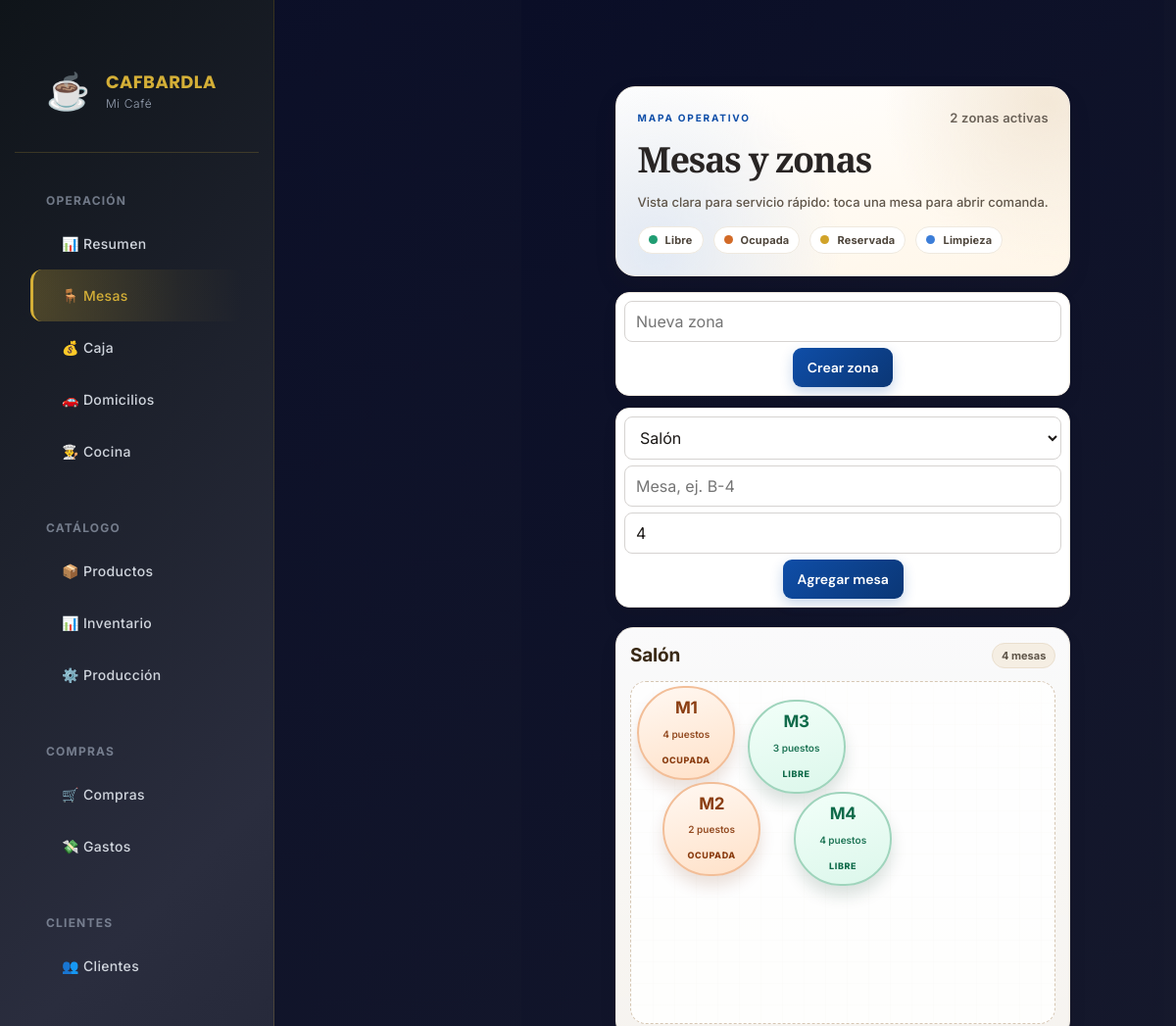
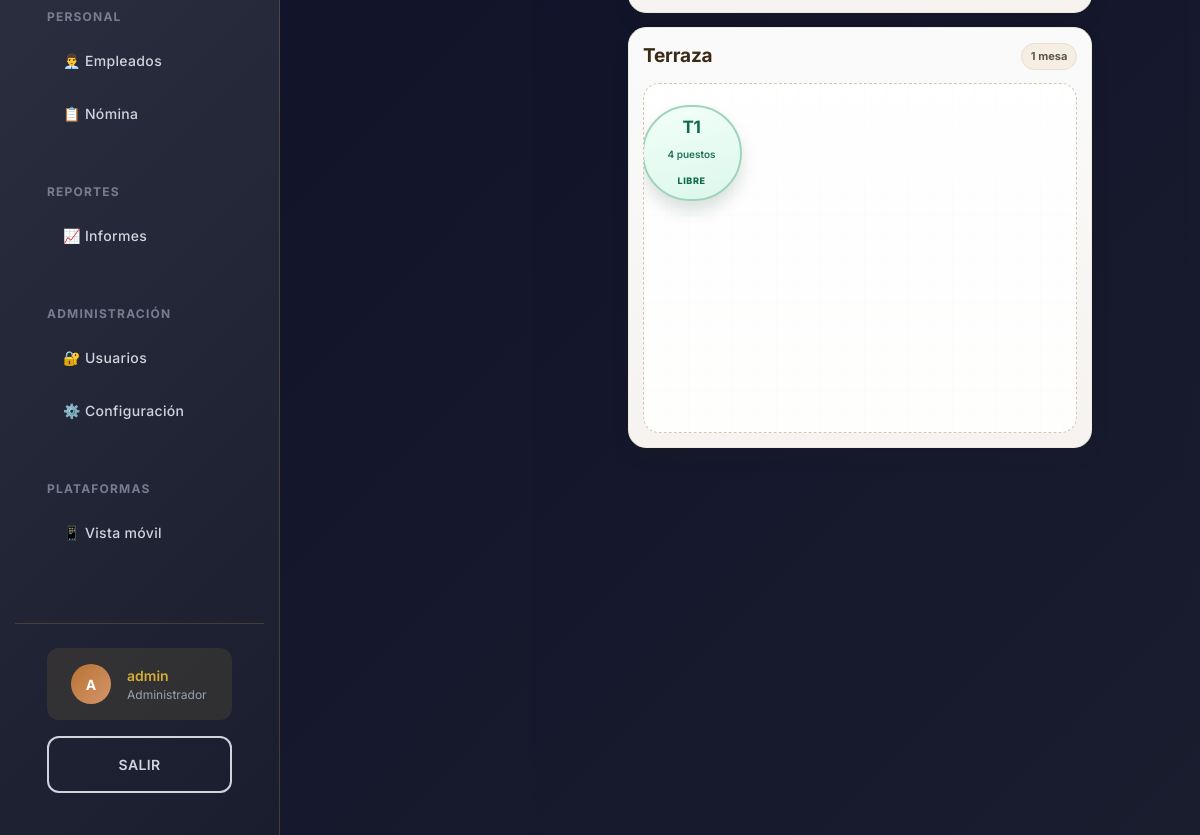
/mesas (signed in), run on the app's committed database (2 pictures, top to bottom).
### app/models.py (models this page shows)
class Empresa(Base):
    __tablename__ = "empresas"
    id: Mapped[int] = mapped_column(primary_key=True)
    nombre: Mapped[str] = mapped_column(String(120))
    nit: Mapped[Optional[str]] = mapped_column(String(30), nullable=True)
    logo_url: Mapped[Optional[str]] = mapped_column(String(255), nullable=True)
    color_primario: Mapped[str] = mapped_column(String(7), default="#b45309")
    color_secundario: Mapped[str] = mapped_column(String(7), default="#fef3c7")
    moneda: Mapped[str] = mapped_column(String(5), default="COP")
    direccion: Mapped[Optional[str]] = mapped_column(String(180), nullable=True)
    telefono: Mapped[Optional[str]] = mapped_column(String(50), nullable=True)
    prefijo_factura: Mapped[str] = mapped_column(String(12), default="POS")
    consecutivo_factura: Mapped[int] = mapped_column(Integer, default=1)
    impuesto_porcentaje: Mapped[Decimal] = mapped_column(Numeric(6,3), default=0)
    tipo_persona: Mapped[str] = mapped_column(String(20), default="juridica")
    tipo_sociedad: Mapped[Optional[str]] = mapped_column(String(30), nullable=True)
    regimen_tributario: Mapped[str] = mapped_column(String(30), default="ordinario")
    facturador_electronico: Mapped[bool] = mapped_column(Boolean, default=False)
    proveedor_tecnologico: Mapped[Optional[str]] = mapped_column(String(100), nullable=True)
    modo_electronico: Mapped[str] = mapped_column(String(15), default="pruebas")
    prefijo_nomina: Mapped[str] = mapped_column(String(12), default="NE")
    consecutivo_nomina: Mapped[int] = mapped_column(Integer, default=1)
    software_nomina_id: Mapped[Optional[str]] = mapped_column(String(120), nullable=True)

class Zona(Base):
    __tablename__ = "zonas"
    id: Mapped[int] = mapped_column(primary_key=True)
    empresa_id: Mapped[int] = mapped_column(ForeignKey("empresas.id"), default=1)
    nombre: Mapped[str] = mapped_column(String(80))
    orden: Mapped[int] = mapped_column(Integer, default=0)
    activa: Mapped[bool] = mapped_column(Boolean, default=True)
    mesas: Mapped[list["Mesa"]] = relationship(back_populates="zona")

class Mesa(Base):
    __tablename__ = "mesas"
    id: Mapped[int] = mapped_column(primary_key=True)
    empresa_id: Mapped[int] = mapped_column(ForeignKey("empresas.id"), default=1)
    zona_id: Mapped[int] = mapped_column(ForeignKey("zonas.id"))
    nombre: Mapped[str] = mapped_column(String(40))
    capacidad: Mapped[int] = mapped_column(Integer, default=4)
    posicion_x: Mapped[int] = mapped_column(Integer, default=0)
    posicion_y: Mapped[int] = mapped_column(Integer, default=0)
    forma: Mapped[str] = mapped_column(String(15), default="redonda")
    estado: Mapped[str] = mapped_column(String(20), default="libre")
    zona: Mapped[Zona] = relationship(back_populates="mesas")

### app/main.py (the view)
@app.get("/mesas", response_class=HTMLResponse)
def mesas(request: Request, db: Session = Depends(get_db)):
    return templates.TemplateResponse("mesas.html", context(request,db) | {"zonas":db.scalars(select(Zona).order_by(Zona.orden)).all()})

### app/templates/mesas.html (shortened to what this page needs)
{% extends "base.html" %}
{% block content %}
<div class="mesas-page">
	<section class="mesas-hero">
		<div class="hero-topline">
			<p class="eyebrow">MAPA OPERATIVO</p>
			<span class="hero-meta">{{ zonas|length }} zona{{ '' if zonas|length == 1 else 's' }} activa{{ '' if zonas|length == 1 else 's' }}</span>
		</div>
		<div class="hero-title">
			<h1>Mesas y zonas</h1>
		</div>
		<p class="hero-note">Vista clara para servicio rápido: toca una mesa para abrir comanda.</p>
		<div class="legend" aria-label="Estados de mesa">
			<span class="legend-item"><span class="legend-dot libre"></span>Libre</span>
			<span class="legend-item"><span class="legend-dot ocupada"></span>Ocupada</span>
			<span class="legend-item"><span class="legend-dot reservada"></span>Reservada</span>
			<span class="legend-item"><span class="legend-dot limpieza"></span>Limpieza</span>
		</div>
	</section>
	<div class="actions">
		<form action="/zonas" method="post">
			<input name="nombre" placeholder="Nueva zona" required>
			<button>Crear zona</button>
		</form>
		<form action="/mesas" method="post">
			<select name="zona_id" aria-label="Zona para nueva mesa">
				{% for z in zonas %}
				<option value="{{ z.id }}">{{ z.nombre }}</option>
				{% endfor %}
			</select>
			<input name="nombre" placeholder="Mesa, ej. B-4" required>
			<input name="capacidad" type="number" value="4" min="1" aria-label="Capacidad de mesa">
			<button>Agregar mesa</button>
		</form>
	</div>
	{% for z in zonas %}
	<section class="zone-card">
		<div class="zone-header">
			<h2>{{ z.nombre }}</h2>
			<span class="zone-count">{{ z.mesas|length }} mesa{{ '' if z.mesas|length == 1 else 's' }}</span>
		</div>
		<div class="floor">
			{% if z.mesas %}
				{% for m in z.mesas %}
				<a
					class="table {{ m.estado }} {{ m.forma }}"
					data-mesa-id="{{ m.id }}"
					data-mesa-estado="{{ m.estado }}"
					style="left:{{ m.posicion_x }}%;top:{{ m.posicion_y }}%"
					href="/comanda/{{ m.id }}"
					title="Abrir comanda de {{ m.nombre }}"
				>
					<b>{{ m.nombre }}</b>
					<small>{{ m.capacidad }} puestos</small>
					<em>{{ m.estado }}</em>
				</a>
				{% endfor %}
			{% else %}
			<div class="zone-empty">Sin mesas configuradas en esta zona.</div>
			{% endif %}
		</div>
	</section>
	{% endfor %}
</div>
{% endblock %}

### app/templates/base.html (shortened to what this page needs)
<!DOCTYPE html>
<html lang="es">
<head>
    <link rel="stylesheet" href="/static/app.css">
    <link rel="stylesheet" href="/static/css/design-system.css">
    <link rel="stylesheet" href="/static/css/layout.css">
    <link rel="stylesheet" href="/static/css/dashboard.css">
    <link rel="stylesheet" href="/static/css/app-additional.css">
</head>
<body class="platform-web">
    <div class="app-container">
        <aside class="sidebar" id="sidebar">
            <div class="sidebar-header">
                <div class="sidebar-logo">☕</div>
                <div class="sidebar-brand">
                    <div class="brand-name">CAFBARDLA</div>
                    <div class="brand-subtitle">{{ empresa.nombre[:15] }}</div>
                </div>
            </div>
            <nav class="sidebar-nav">
                <div class="nav-section">
                    <div class="nav-section-title">Operación</div>
                    <a href="/" class="nav-item">📊 Resumen</a>
                    <a href="/mesas" class="nav-item">🪑 Mesas</a>
                    {% if usuario.rol != 'cocina' %}
                    <a href="/caja" class="nav-item">💰 Caja</a>
                    <a href="/domicilios" class="nav-item">🚗 Domicilios</a>
                    {% endif %}
                    {% if usuario.rol in ('administrador','cocina') %}
                    <a href="/cocina" class="nav-item">👨‍🍳 Cocina</a>
                    {% endif %}
                </div>
                {% if usuario.rol != 'cocina' %}
                <div class="nav-section">
                    <div class="nav-section-title">Catálogo</div>
                    <a href="/productos" class="nav-item">📦 Productos</a>
                    <a href="/inventario" class="nav-item">📊 Inventario</a>
                    <a href="/produccion" class="nav-item">⚙️ Producción</a>
                </div>
                <div class="nav-section">
                    <div class="nav-section-title">Compras</div>
                    <a href="/compras" class="nav-item">🛒 Compras</a>
                    <a href="/gastos" class="nav-item">💸 Gastos</a>
                </div>
                <div class="nav-section">
                    <div class="nav-section-title">Clientes</div>
                    <a href="/clientes" class="nav-item">👥 Clientes</a>
                </div>
                <div class="nav-section">
                    <div class="nav-section-title">Personal</div>
                    <a href="/empleados" class="nav-item">👨‍💼 Empleados</a>
                    <a href="/nomina" class="nav-item">📋 Nómina</a>
                </div>
                <div class="nav-section">
                    <div class="nav-section-title">Reportes</div>
                    <a href="/informes" class="nav-item">📈 Informes</a>
                </div>
                {% endif %}
                {% if usuario.rol == 'administrador' %}
                <div class="nav-section">
                    <div class="nav-section-title">Administración</div>
                    <a href="/usuarios" class="nav-item">🔐 Usuarios</a>
                    <a href="/configuracion" class="nav-item">⚙️ Configuración</a>
                </div>
                {% endif %}
                <div class="nav-section">
                    <div class="nav-section-title">Plataformas</div>
                    <a href="/mobile" class="nav-item">📱 Vista móvil</a>
                </div>
            </nav>
            <div class="sidebar-footer">
                <div class="sidebar-user">
                    <div class="user-avatar">{{ usuario.nombre[0] | upper }}</div>
                    <div class="user-info">
                        <div class="user-name">{{ usuario.nombre }}</div>
                        <div class="user-role">{{ usuario.rol | title }}</div>
                    </div>
                </div>
                <a href="/logout" class="btn btn-outline" style="width: 100%; text-align: center;">Salir</a>
            </div>
        </aside>
        <main class="main">
            <div class="main-content">
                {% block content %}{% endblock %}
            </div>
        </main>
    </div>
</body>
</html>

### app/static/app.css (style rules this page uses)
:root { --ink:#1c1917;--muted:#78716c;--line:#e7e5e4;--surface:#fff;--canvas:#f7f7f6;--shadow:0 12px 32px rgba(28,25,23,.07) }
* { box-sizing:border-box }
body { margin:0;background:radial-gradient(circle at 88% 0,var(--soft),transparent 25rem),var(--canvas);color:var(--ink);font:15px 'DM Sans',sans-serif;display:flex;min-height:100vh }
aside { width:252px;background:linear-gradient(165deg,#292524,#0c0a09 82%);color:#fafaf9;min-height:100vh;padding:30px 15px 18px;position:fixed;display:flex;flex-direction:column;z-index:10 }
nav { display:grid;gap:3px }
nav a { display:flex;align-items:center;color:#d6d3d1;text-decoration:none;padding:11px 13px;border-radius:10px;font-size:14px;transition:.18s ease }
main { margin-left:252px;width:calc(100% - 252px);padding:40px clamp(24px,4vw,62px);max-width:1600px }
h1 { font:700 clamp(30px,3vw,42px) 'Playfair Display';letter-spacing:-1.3px;margin:3px 0;color:#292524 }
h2 { font-size:17px;margin:0 0 14px;letter-spacing:-.2px }
.eyebrow { font-size:10px;font-weight:700;color:var(--primary);letter-spacing:1.8px;margin:0;text-transform:uppercase }
.button,button { background:linear-gradient(135deg,var(--primary),color-mix(in srgb,var(--primary) 70%,#000));color:#fff;border:0;border-radius:9px;padding:11px 15px;font:600 14px 'DM Sans',sans-serif;cursor:pointer;text-decoration:none;box-shadow:0 5px 13px color-mix(in srgb,var(--primary) 24%,transparent);transition:.18s ease }
.actions { display:flex;gap:12px;flex-wrap:wrap;margin-bottom:20px }
.actions form { display:flex;gap:7px;flex-wrap:wrap;background:#fff;padding:8px;border:1px solid var(--line);border-radius:12px;box-shadow:var(--shadow) }
input,select { width:100%;border:1px solid #d6d3d1;border-radius:8px;padding:10px 11px;background:#fff;color:var(--ink);font:14px 'DM Sans',sans-serif;outline:none;transition:.15s }
.floor { height:350px;background:linear-gradient(45deg,#fcfcfb 25%,#f7f7f6 25%,#f7f7f6 50%,#fcfcfb 50%,#fcfcfb 75%,#f7f7f6 75%);background-size:30px 30px;border:1px dashed #cfcac4;border-radius:13px;position:relative;overflow:auto }
.table { position:absolute;width:96px;height:96px;border-radius:50%;background:linear-gradient(145deg,#ecfdf5,#d1fae5);color:#166534;display:flex;align-items:center;justify-content:center;flex-direction:column;text-decoration:none;border:3px solid #86efac;box-shadow:0 7px 15px #0002;transition:.18s }
.table.ocupada { background:linear-gradient(145deg,#fff7ed,#fed7aa);color:#9a3412;border-color:#fb923c }
.table b { font-size:17px }
.table em { font-size:10px;font-style:normal;text-transform:uppercase;font-weight:700;letter-spacing:.6px;margin-top:3px }

### app/static/css/layout.css (style rules this page uses)
.app-container { display: grid; grid-template-columns: auto 1fr; grid-template-rows: auto 1fr; min-height: 100vh; background: var(--gradient-dark); }
.sidebar-header { padding: var(--spacing-2xl) var(--spacing-xl); border-bottom: 1px solid rgba(212, 175, 55, 0.2); display: flex; align-items: center; gap: var(--spacing-md); }
.sidebar-logo { font-size: var(--text-4xl); line-height: 1; }
.sidebar-footer { padding: var(--spacing-lg) var(--spacing-xl); border-top: 1px solid rgba(212, 175, 55, 0.2); display: flex; flex-direction: column; gap: var(--spacing-md); }
.main-content { padding: var(--spacing-3xl) var(--spacing-2xl); max-width: 1600px; margin: 0 auto; }
@media (min-width: 1025px) { .main-content { padding: var(--spacing-3xl) var(--spacing-3xl); max-width: 1720px; } }

### app/static/css/app-additional.css (style rules this page uses)
body { transition: all 0.3s ease; }
* { -webkit-font-smoothing: antialiased; -moz-osx-font-smoothing: grayscale; }
form { display: flex; flex-direction: column; gap: var(--spacing-lg); }

### data on the page
Empresa: nombre "Mi Café"
Zona: nombre "Salón", mesas|length "4", mesas "s"
Mesa: nombre "M1", capacidad "4", estado "OCUPADA"
Mesa: nombre "M2", capacidad "2", estado "OCUPADA"
Mesa: nombre "M3", capacidad "3", estado "LIBRE"
Mesa: nombre "M4", capacidad "4", estado "LIBRE"
Zona: nombre "Terraza", mesas|length "1"
Mesa: nombre "T1", capacidad "4", estado "LIBRE"

### other printed values
{{ usuario.nombre[0] | upper }} "A"
{{ usuario.nombre }} "admin"
{{ usuario.rol | title }} "Administrador"
{{ zonas|length }} "2"
{{ '' if zonas|length == 1 else 's' }} "s"
form field zona_id "Salón"
